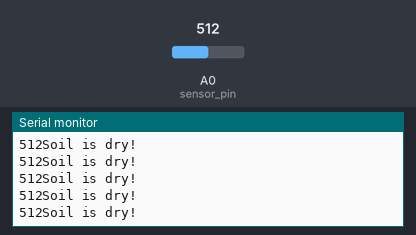
A sketch run on a simulated Arduino Uno, built with avr-gcc and run on an emulated ATmega328P. Shown: the last lines printed to the serial monitor. The inputs (shaded band) are chosen by the test bench; at power-on: A0 (sensor_pin) = 512.

Above: at 1.2 s.
1.3 s: A0 (sensor_pin) set to 489
At 1.56 s:
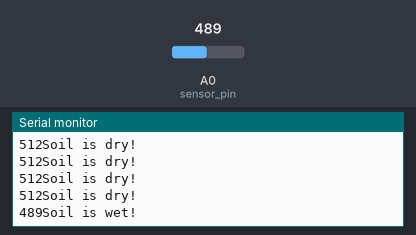
3.3 s: A0 (sensor_pin) set to 510
At 3.36 s:
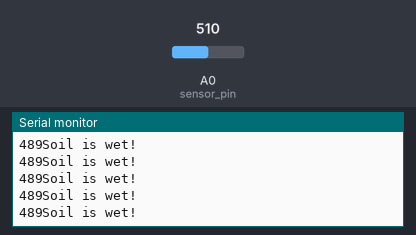

The sketch:

soil_moisture.ino
```cpp
/*
  ==============================================================================
  THEORY & WORKING PRINCIPLE: SOIL MOISTURE SENSING WITH ARDUINO
  ==============================================================================
  1. ANALOG-TO-DIGITAL CONVERSION (ADC):
     - The ATmega328P microcontroller on the Arduino Uno contains a 10-bit
       Successive Approximation Analog-to-Digital Converter (ADC).
     - It maps an incoming analog voltage (0V to 5V reference) onto a discrete
       digital scale ranging from 0 to 1023 (2^10 = 1024 unique levels).
     - Formula: ADC Value = (Input Voltage / Reference Voltage) * 1023
     - Resolution: 5.0V / 1024 ≈ 4.88 mV per step.

  2. SOIL MOISTURE SENSING TYPES:
     A. Resistive Soil Moisture Sensors:
        - Measure electrical resistance between two exposed probes inserted in soil.
        - Water contains dissolved ions, making it conductive.
        - High soil moisture  => Low resistance => Higher voltage signal => Higher ADC value (~500–1023).
        - Low/Dry soil        => High resistance => Lower voltage signal => Lower ADC value (~0–499).
        - Disadvantage: Prone to corrosion over time due to electrolysis.

     B. Capacitive Soil Moisture Sensors:
        - Measure changes in electrical capacitance caused by the soil dielectric constant.
        - Water has a high dielectric constant (~80) compared to dry soil (~3–5).
        - Capacitive sensors typically work in reverse: High ADC values mean dry soil,
          while low ADC values mean wet soil.

  3. SERIAL COMMUNICATION (UART):
     - Uses Universal Asynchronous Receiver-Transmitter (UART) protocol on digital pins 0 & 1.
     - Transmits real-time ADC readings over USB to a host PC at a defined baud rate
       (bits per second) for visual logging and threshold calibration.
  ==============================================================================
*/

// Assign analog input pin A0 to sample the continuous voltage signal from the sensor module
const int sensor_pin = A0;
int threshold = 500;

void setup() {
    // Initialize UART hardware serial communication at a standard rate of 9600 baud (bits/sec).
    // This allows data transmission between the Arduino and the Arduino IDE Serial Monitor.
    Serial.begin(9600);

    // Explicitly configure pin A0 as an INPUT.
    // Configures the pin's internal circuitry to high-impedance mode, drawing negligible current.
    pinMode(sensor_pin, INPUT);
}

void loop() {
    // Read the analog voltage level on pin A0 via the internal ADC.
    // Returns an integer between 0 (representing 0V) and 1023 (representing 5V).
    int moistureValue = analogRead(sensor_pin);

    // Transmit the digitized soil moisture value over the serial bus,
    // followed by a carriage return and line feed (\r\n) for readability.
    if (moistureValue > threshold) {
        Serial.print(moistureValue);
        Serial.println("Soil is dry!");

    }
    else {
        Serial.print(moistureValue);
        Serial.println("Soil is wet!");
    }

    // Introduce a short execution delay (200 milliseconds) between readings.
    // Prevents overwhelming the Serial Monitor buffer and stabilizes ADC sampling cycles.
    delay(200);
}
```

Measured:
- the behaviour switches between 501 and 500 on A0 (sensor_pin) (found by bisection; images 0 and 1)
- after the input at 1.3 s, the serial monitor: prints a new line after 0.10 s (image 1)
